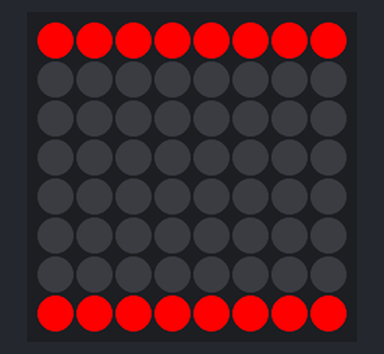
A sketch run on a simulated Arduino Uno, built with avr-gcc and run on an emulated ATmega328P. On the bench: 8×8 RGB LED matrix (first LED top left, wired row by row).

Above: at 1.65 s.
At 2.42 s:
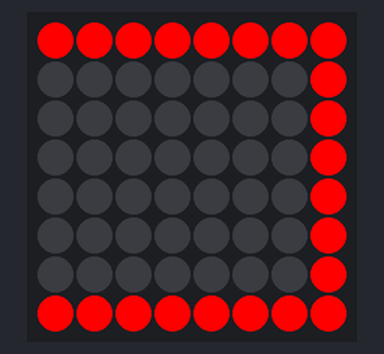
At 3.2 s:
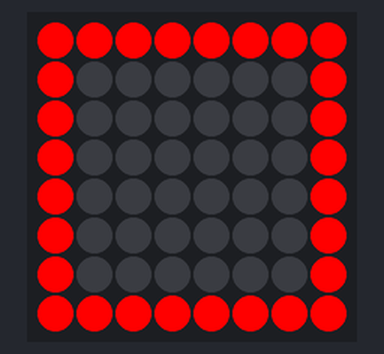
At 5.1 s:
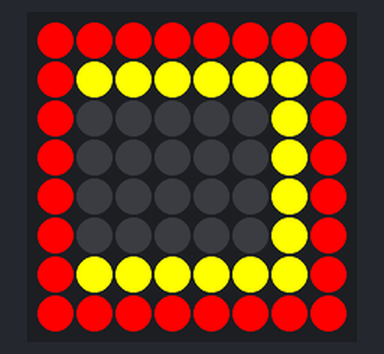
At 6.96 s:
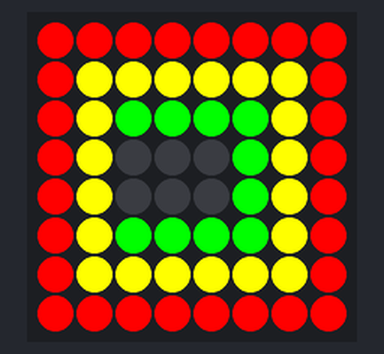
At 7.8 s:
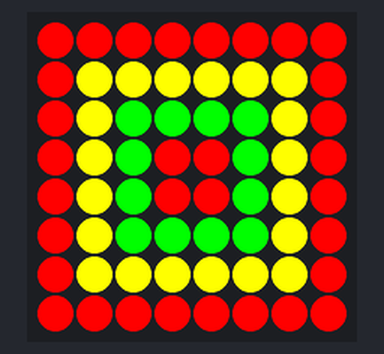

The sketch:

led_matrix_8x8.ino
```cpp
#include <Wire.h>
#include "Adafruit_LEDBackpack.h"
#include "Adafruit_GFX.h"


Adafruit_BicolorMatrix matrix = Adafruit_BicolorMatrix();

// color: 1 == RED
// color: 2 == YELLOW
// color: 3 == GREEN

void rippleHorizontalLine(int x, int y, int length, int color, int speed) {

    for (int i = 1; i < length + 1; i++) {
        matrix.drawRect(x, y, i, 1, color);
        matrix.writeDisplay();
        delay(speed);
    }

}


void rippleVerticleLine(int x, int y, int length, int color, int speed) {

    for (int i = 1; i < length + 1; i++) {
        matrix.drawRect(x, y, 1, i, color);
        matrix.writeDisplay();
        delay(speed);
    }

}


void setup() {
  Serial.begin(9600);
  matrix.begin(0x70);
}


void loop() {

  matrix.clear();

  rippleHorizontalLine(0, 0, 8, 1, 100);
  rippleHorizontalLine(0, 7, 8, 1, 100);
  rippleVerticleLine(7, 0, 8, 1, 100);
  rippleVerticleLine(0, 0, 8, 1, 100);

  rippleHorizontalLine(1, 1, 6, 2, 100);
  rippleHorizontalLine(1, 6, 6, 2, 100);
  rippleVerticleLine(6, 1, 6, 2, 100);
  rippleVerticleLine(1, 1, 6, 2, 100);

  rippleHorizontalLine(2, 2, 4, 3, 100);
  rippleHorizontalLine(2, 5, 4, 3, 100);
  rippleVerticleLine(5, 2, 4, 3, 100);
  rippleVerticleLine(2, 2, 4, 3, 100);

  rippleHorizontalLine(3, 3, 2, 1, 100);
  rippleHorizontalLine(3, 4, 2, 1, 100);

  delay(1000);

}
```

Measured:
- by itself, everything shown: repeats every 8.8 s, in 64 steps
- what the display in image 5 shows lasts 1.1 s, from 7.7 s to 8.8 s
